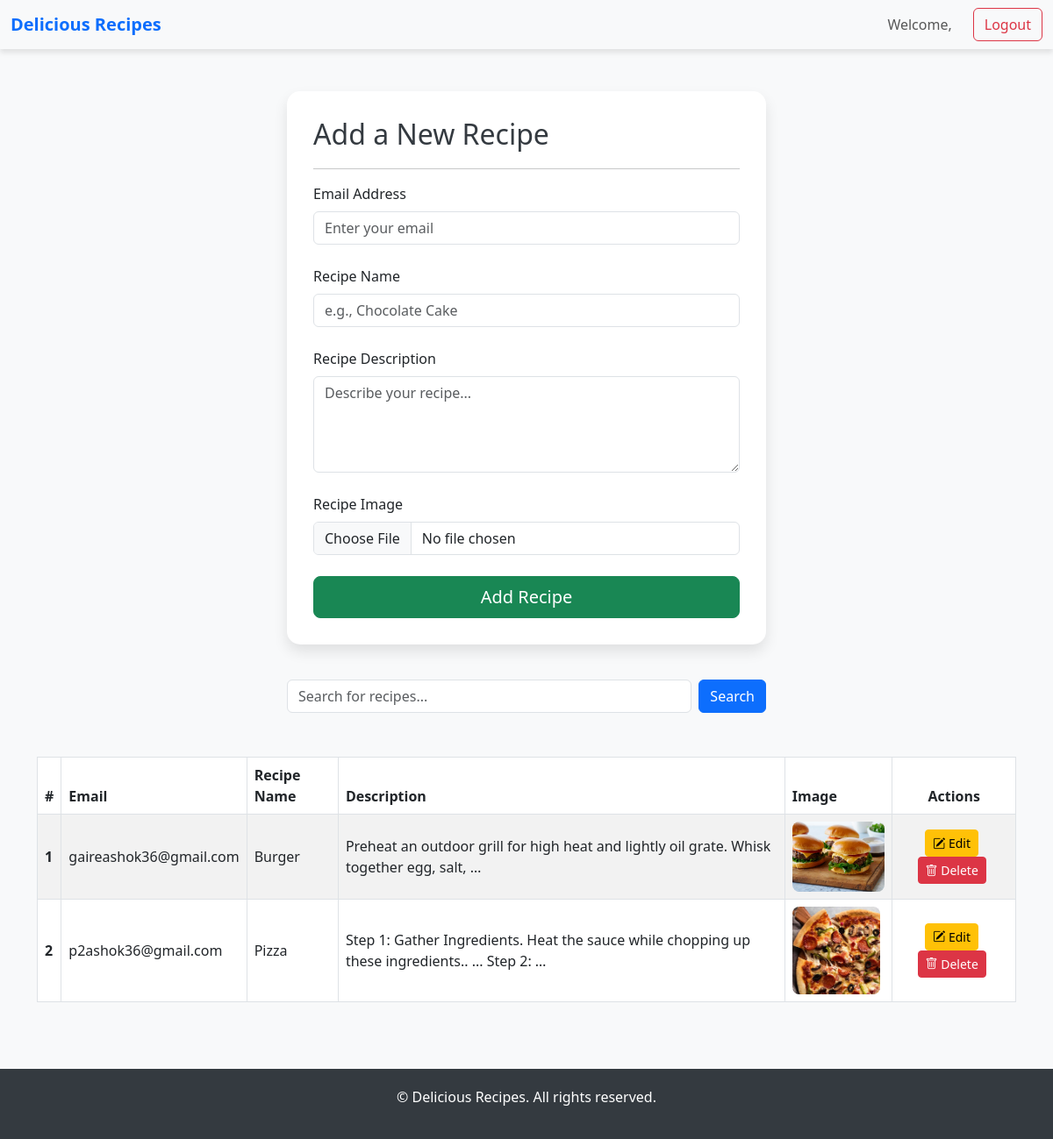
The page / on the database its author committed.
### recipe/models.py (models this page shows, shortened)
class Recipe(models.Model):
    user = models.ForeignKey(User, on_delete=models.SET_NULL, null=True, blank=True)
    email = models.EmailField(default='example@example.com')
    recipe_name = models.CharField(max_length=50, null=True, default=None)
    recipe_des = models.TextField()
    recipe_image = models.ImageField(upload_to='media', null=True)
    recipe_count = models.IntegerField(default=1)

### recipe/views.py (the view)
# urls.py: path('',views.recipes, name='recipes'),
def recipes(request):
    email=''
    if request.method == 'POST':
        email = request.POST.get('email')
        recipe_name = request.POST.get('recipe_name')
        recipe_des = request.POST.get('recipe_des')
        recipe_image = request.FILES.get('recipe_image')
    recipes = Recipe.objects.all()
    if request.GET.get('search'):
    	recipes=recipes.filter(recipe_name__icontains=request.GET.get('search'))
    context={'details':recipes}
    return render(request, 'recipe.html',context)

### templates/recipe.html (shortened to what this page needs)
{% load static %}
<!DOCTYPE html>
<html lang="en">
<head>
  <link href="https://cdn.jsdelivr.net/npm/bootstrap@5.3.0/dist/css/bootstrap.min.css" rel="stylesheet"
>
</head>
<body>
  <nav class="navbar navbar-expand-lg navbar-light bg-light sticky-top">
    <div class="container-fluid">
      <a class="navbar-brand text-primary fw-bold" href="#">Delicious Recipes</a>
      <div class="collapse navbar-collapse justify-content-end" id="navbarNav">
        <ul class="navbar-nav align-items-center">
          <li class="nav-item me-3">
            <span class="nav-link">Welcome, <strong>{{ user.username }}</strong></span>
          </li>
          <li class="nav-item">
            <a href="/login/" class="btn btn-outline-danger">Logout</a>
          </li>
        </ul>
      </div>
    </div>
  </nav>
  <div class="container mt-5">
    <div class="row justify-content-center">
      <div class="col-lg-6 col-md-8">
        <form method="post" enctype="multipart/form-data" class="form-card">
          <h2>Add a New Recipe</h2>
          <hr>
          <div class="mb-4">
            <label class="form-label">Email Address</label>
            <input type="email" class="form-control" name="email" placeholder="Enter your email" required>
          </div>
          <div class="mb-4">
            <label class="form-label">Recipe Name</label>
            <input type="text" class="form-control" name="recipe_name" placeholder="e.g., Chocolate Cake" required>
          </div>
          <div class="mb-4">
            <label class="form-label">Recipe Description</label>
            <textarea name="recipe_des" class="form-control" rows="4" placeholder="Describe your recipe..." required></textarea>
          </div>
          <div class="mb-4">
            <label class="form-label">Recipe Image</label>
            <input type="file" class="form-control" name="recipe_image" accept="image/*" required>
          </div>
          <div class="d-grid">
            <button type="submit" class="btn btn-success btn-lg">Add Recipe</button>
          </div>
        </form>
      </div>
    </div>
  </div>
  <div class="container search-form">
    <div class="row justify-content-center">
      <div class="col-lg-6 col-md-8">
        <form method="get" class="d-flex">
          <input type="text" class="form-control me-2" name="search" placeholder="Search for recipes..." aria-label="Search" value="{{ request.GET.search }}">
          <button type="submit" class="btn btn-primary">Search</button>
        </form>
      </div>
    </div>
  </div>
  <div class="container table-container">
    {% if details %}
    <div class="table-responsive">
      <table class="table table-striped table-hover table-bordered align-middle">
        <thead>
          <tr>
            <th scope="col">#</th>
            <th scope="col">Email</th>
            <th scope="col">Recipe Name</th>
            <th scope="col">Description</th>
            <th scope="col">Image</th>
            <th scope="col" class="text-center">Actions</th>
          </tr>
        </thead>
        <tbody>
          {% for recipe in details %}
          <tr>
            <th scope="row">{{ forloop.counter }}</th>
            <td>{{ recipe.email }}</td>
            <td>{{ recipe.recipe_name }}</td>
            <td>{{ recipe.recipe_des|truncatewords:15 }}</td>
            <td>
              <img src="{{ recipe.recipe_image.url }}" alt="{{ recipe.recipe_name }}" class="img-fluid" style="max-height: 100px;">
            </td>
            <td class="text-center action-btns">
              <a href="/update_recipes/{{ recipe.id }}/" class="btn btn-sm btn-warning" title="Edit">
                <i class="bi bi-pencil-square"></i> Edit
              </a>
              <a href="/delete_recipes/{{ recipe.id }}/" class="btn btn-sm btn-danger" title="Delete" onclick="return confirm('Are you sure you want to delete this recipe?');">
                <i class="bi bi-trash"></i> Delete
              </a>
            </td>
          </tr>
          {% endfor %}
        </tbody>
      </table>
    </div>
    {% else %}
    <div class="text-center">
      <p class="mt-5">No recipes found. Start by adding a new recipe!</p>
    </div>
    {% endif %}
  </div>
  <footer class="footer">
    <div class="container">
      <p>&copy; {{ current_year }} Delicious Recipes. All rights reserved.</p>
    </div>
  </footer>
  <link rel="stylesheet" href="https://cdn.jsdelivr.net/npm/bootstrap-icons@1.10.5/font/bootstrap-icons.css">
</body>
</html>

### templates/recipe.html (style rules this page uses)
body { background: #f8f9fa; font-family: 'Segoe UI', Tahoma, Geneva, Verdana, sans-serif; }
.navbar { box-shadow: 0 4px 6px rgba(0, 0, 0, 0.1); }
.form-card { background: #ffffff; border-radius: 15px; padding: 30px; box-shadow: 0 8px 16px rgba(0, 0, 0, 0.1); }
.form-card h2 { margin-bottom: 20px; color: #343a40; }
.table-container { margin-top: 50px; }
.table thead { background-color: #343a40; color: #ffffff; }
.table img { border-radius: 8px; }
.action-btns a { margin-right: 5px; }
.search-form { margin-top: 40px; margin-bottom: 40px; }
.footer { margin-top: 60px; padding: 20px 0; background: #343a40; color: #ffffff; text-align: center; }

### rows shown on the page
Recipe: email "gaireashok36@gmail.com", recipe_name "Burger", recipe_des "Preheat an outdoor grill for high heat and lightly oil grate. Whisk together egg, salt, …", recipe_image (picture)
Recipe: email "p2ashok36@gmail.com", recipe_name "Pizza", recipe_des "Step 1: Gather Ingredients. Heat the sauce while chopping up these ingredients.. ... Step 2: …", recipe_image (picture)
